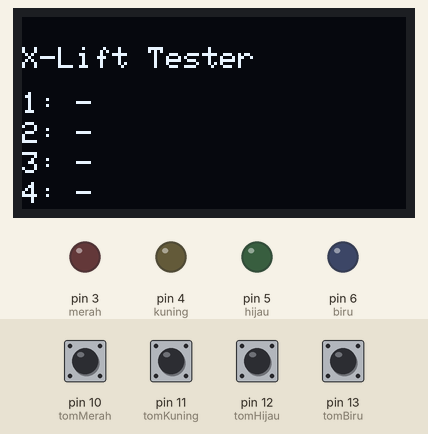
The sketch below on a simulated Arduino Uno, built with avr-gcc and run on an emulated ATmega328P. Shown: 128×64 one-colour display, output pins drawn as LEDs (lit = HIGH). The inputs (shaded band) are chosen by the test bench; at power-on: pin 10 (tomMerah), pin 11 (tomKuning), pin 12 (tomHijau), pin 13 (tomBiru) HIGH.

Above: at 1.8 s.
1.9 s: pin 10 (tomMerah) pulled LOW for 0.15 s
At 2.5 s:
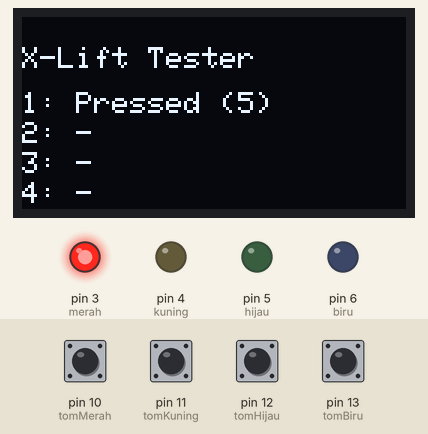
5.0 s: pin 11 (tomKuning) pulled LOW for 0.15 s
At 7.8 s:
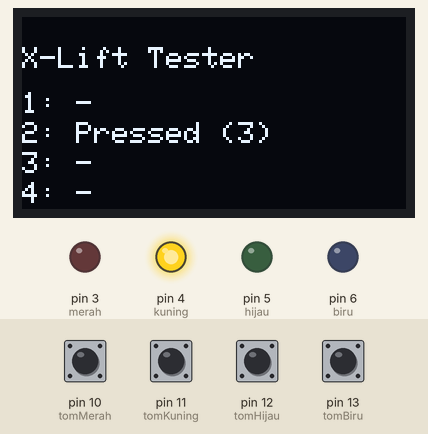
8.1 s: pin 12 (tomHijau) pulled LOW for 0.15 s
At 10.7 s:
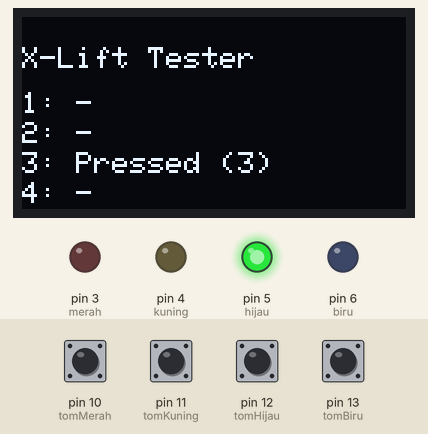
11.2 s: pin 13 (tomBiru) pulled LOW for 0.15 s
At 13.5 s:
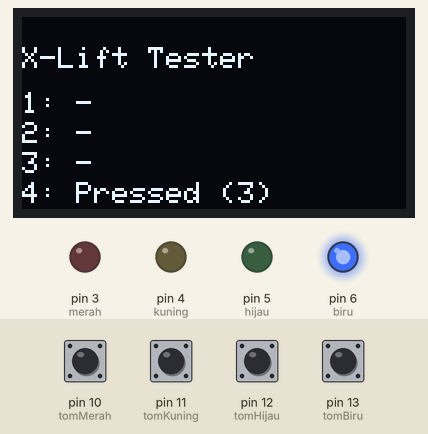
14.3 s: pin 10 (tomMerah) pulled LOW for 1 s
At 15.0 s:
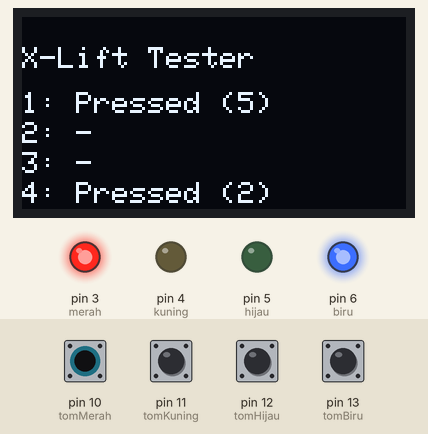
15.9 s: pin 11 (tomKuning) pulled LOW for 1 s
At 16.8 s:
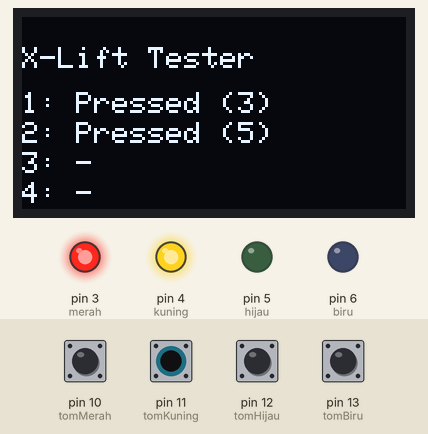
Timing chart, 0 to 22.4 s (numbered marks = the images above; inputs shaded):
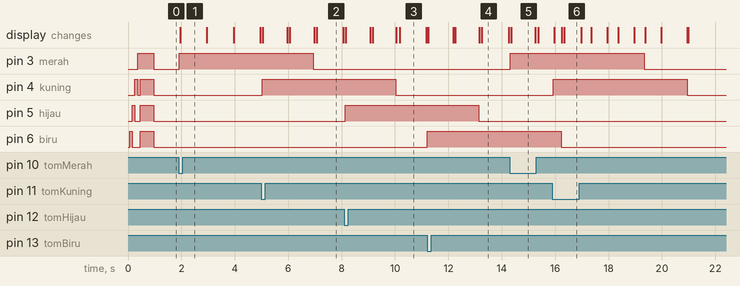

The sketch:

Tester-XLift.ino
```cpp
#include <Adafruit_BusIO_Register.h>
#include <Adafruit_I2CDevice.h>
#include <Adafruit_I2CRegister.h>
#include <Adafruit_SPIDevice.h>

#include <Adafruit_SSD1306.h>
#include <splash.h>

#include <Adafruit_GFX.h>
#include <Adafruit_GrayOLED.h>
#include <Adafruit_SPITFT.h>
#include <Adafruit_SPITFT_Macros.h>
#include <gfxfont.h>

#define SCREEN_WIDTH 128 // OLED display width, in pixels
#define SCREEN_HEIGHT 64 // OLED display height, in pixels

// Declaration for an SSD1306 display connected to I2C (SDA, SCL pins)
#define OLED_RESET     -1 // Reset pin # (or -1 if sharing Arduino reset pin)
Adafruit_SSD1306 display(SCREEN_WIDTH, SCREEN_HEIGHT, &Wire, OLED_RESET);

#define NUMFLAKES     10 // Number of snowflakes in the animation example

#define LOGO_HEIGHT   64
#define LOGO_WIDTH    128

// 'Chinosaurus', 128x64px
const unsigned char logo_bmp [] PROGMEM = {
	0x00, 0x00, 0x00, 0x00, 0x00, 0x00, 0x00, 0x00, 0x00, 0x00, 0x00, 0x00, 0x00, 0x00, 0x00, 0x00,
	0x00, 0x00, 0x00, 0x00, 0x00, 0x00, 0x78, 0x00, 0x00, 0x00, 0x00, 0x00, 0x00, 0x00, 0x00, 0x00,
	0x00, 0x00, 0x00, 0x00, 0x00, 0x00, 0x7e, 0x00, 0x00, 0x00, 0x00, 0x00, 0x00, 0x00, 0x00, 0x00,
	0x00, 0x00, 0x00, 0x00, 0x00, 0x00, 0xff, 0x00, 0x00, 0x00, 0x00, 0x00, 0x00, 0x00, 0x00, 0x00,
	0x00, 0x00, 0x00, 0x00, 0x00, 0x00, 0xff, 0x80, 0x00, 0x00, 0x00, 0x00, 0x00, 0x00, 0x00, 0x00,
	0x00, 0x00, 0x00, 0x00, 0x00, 0x00, 0xff, 0xc0, 0x00, 0x00, 0x00, 0x00, 0x00, 0x00, 0x00, 0x00,
	0x00, 0x00, 0x00, 0x00, 0x00, 0x00, 0xff, 0xff, 0xe0, 0x00, 0x00, 0x00, 0x00, 0x00, 0x00, 0x00,
	0x00, 0x00, 0x00, 0x00, 0x00, 0x00, 0x77, 0xff, 0xf8, 0x00, 0x00, 0x00, 0x00, 0x00, 0x00, 0x00,
	0x00, 0x00, 0x00, 0x00, 0x00, 0x00, 0x7f, 0xff, 0xfe, 0x00, 0x00, 0x00, 0x00, 0x00, 0x00, 0x00,
	0x00, 0x00, 0x00, 0x00, 0x00, 0x00, 0x7f, 0xff, 0xbf, 0x00, 0x00, 0x00, 0x00, 0x00, 0x00, 0x00,
	0x00, 0x00, 0x00, 0x00, 0x00, 0x00, 0xff, 0xff, 0xff, 0x00, 0x00, 0x00, 0x00, 0x00, 0x00, 0x00,
	0x00, 0x00, 0x00, 0x00, 0x00, 0x01, 0xff, 0xff, 0xff, 0x80, 0x00, 0x00, 0x00, 0x00, 0x00, 0x00,
	0x00, 0x00, 0x00, 0x00, 0x00, 0x0f, 0xfe, 0xff, 0xff, 0x80, 0x00, 0x00, 0x00, 0x00, 0x00, 0x00,
	0x00, 0x00, 0x00, 0x00, 0x00, 0x3b, 0xff, 0xff, 0xff, 0xc0, 0x00, 0x00, 0x00, 0x00, 0x00, 0x00,
	0x00, 0x00, 0x00, 0x00, 0x00, 0x37, 0xff, 0xff, 0xff, 0xc0, 0x00, 0x00, 0x00, 0x00, 0x00, 0x00,
	0x00, 0x00, 0x00, 0x00, 0x00, 0x77, 0xff, 0xff, 0xff, 0xe0, 0x00, 0x00, 0x00, 0x00, 0x00, 0x00,
	0x00, 0x00, 0x00, 0x00, 0x00, 0x2f, 0xff, 0xff, 0xff, 0xf8, 0x00, 0x00, 0x00, 0x00, 0x00, 0x00,
	0x00, 0x00, 0x00, 0x00, 0x00, 0x0f, 0xff, 0xff, 0xff, 0xfc, 0x00, 0x00, 0x00, 0x00, 0x00, 0x00,
	0x00, 0x00, 0x00, 0x00, 0x00, 0x1f, 0xff, 0xff, 0xff, 0xfc, 0x00, 0x00, 0x00, 0x00, 0x00, 0x00,
	0x00, 0x00, 0x00, 0x00, 0x00, 0x1f, 0xff, 0xff, 0xff, 0xfe, 0x00, 0x00, 0x00, 0x00, 0x00, 0x00,
	0x00, 0x00, 0x00, 0x00, 0x00, 0x1f, 0xff, 0xff, 0xff, 0xfe, 0x00, 0x00, 0x00, 0x00, 0x00, 0x00,
	0x00, 0x00, 0x00, 0x00, 0x00, 0x1f, 0xff, 0xff, 0xff, 0xff, 0x00, 0x00, 0x00, 0x00, 0x00, 0x00,
	0x00, 0x00, 0x00, 0x00, 0x00, 0x3f, 0xff, 0xff, 0xff, 0xff, 0x00, 0x00, 0x00, 0x00, 0x00, 0x00,
	0x00, 0x00, 0x00, 0x00, 0x00, 0x7f, 0xff, 0xff, 0xf3, 0xff, 0x00, 0x00, 0x00, 0x00, 0x00, 0x00,
	0x00, 0x00, 0x00, 0x00, 0x00, 0xff, 0xff, 0x9f, 0xe3, 0xff, 0x00, 0x00, 0x00, 0x00, 0x00, 0x00,
	0x00, 0x00, 0x00, 0x00, 0x00, 0xdf, 0xff, 0x9f, 0xff, 0xff, 0x00, 0x00, 0x00, 0x00, 0x00, 0x00,
	0x00, 0x00, 0x00, 0x00, 0x00, 0xdf, 0xff, 0x1f, 0xff, 0xff, 0x00, 0x00, 0x00, 0x00, 0x00, 0x00,
	0x00, 0x00, 0x00, 0x00, 0x00, 0xdf, 0xff, 0xff, 0xff, 0xfe, 0x00, 0x00, 0x00, 0x00, 0x00, 0x00,
	0x00, 0x00, 0x00, 0x00, 0x00, 0x1f, 0xff, 0xff, 0xff, 0xfe, 0x00, 0x00, 0x00, 0x00, 0x00, 0x00,
	0x00, 0x00, 0x00, 0x00, 0x00, 0x1f, 0xff, 0xff, 0xff, 0xfe, 0x00, 0x00, 0x00, 0x00, 0x00, 0x00,
	0x00, 0x00, 0x00, 0x00, 0x00, 0x0f, 0xff, 0xff, 0xff, 0xfc, 0x00, 0x00, 0x00, 0x00, 0x00, 0x00,
	0x00, 0x00, 0x00, 0x00, 0x00, 0x0f, 0xff, 0xff, 0xff, 0xfc, 0x00, 0x00, 0x00, 0x00, 0x00, 0x00,
	0x00, 0x00, 0x00, 0x00, 0x00, 0x07, 0xff, 0xff, 0xff, 0xf8, 0x00, 0x00, 0x00, 0x00, 0x00, 0x00,
	0x00, 0x00, 0x00, 0x00, 0x00, 0x07, 0xff, 0xff, 0xff, 0xf8, 0x00, 0x00, 0x00, 0x00, 0x00, 0x00,
	0x00, 0x00, 0x00, 0x00, 0x00, 0x03, 0xff, 0xff, 0xff, 0xf8, 0x00, 0x00, 0x00, 0x00, 0x00, 0x00,
	0x00, 0x00, 0x00, 0x00, 0x00, 0x03, 0xff, 0xff, 0xff, 0xf0, 0x00, 0x00, 0x00, 0x00, 0x00, 0x00,
	0x00, 0x00, 0x00, 0x00, 0x00, 0x03, 0xff, 0xff, 0xff, 0xfb, 0x00, 0x00, 0x00, 0x00, 0x00, 0x00,
	0x00, 0x00, 0x00, 0x00, 0x00, 0x03, 0xff, 0xff, 0xff, 0xff, 0x00, 0x00, 0x00, 0x00, 0x00, 0x00,
	0x00, 0x00, 0x00, 0x00, 0x00, 0x03, 0xff, 0xff, 0xff, 0xff, 0x00, 0x00, 0x00, 0x00, 0x00, 0x00,
	0x00, 0x00, 0x00, 0x00, 0x00, 0x03, 0xff, 0xff, 0xff, 0xfe, 0x00, 0x00, 0x00, 0x00, 0x00, 0x00,
	0x00, 0x00, 0x00, 0x00, 0x00, 0x03, 0xff, 0xff, 0xff, 0xff, 0x00, 0x00, 0x00, 0x00, 0x00, 0x00,
	0x00, 0x00, 0x00, 0x00, 0x00, 0x07, 0xef, 0xff, 0xff, 0xff, 0xc0, 0x00, 0x00, 0x00, 0x00, 0x00,
	0x00, 0x00, 0x00, 0x00, 0x00, 0x07, 0xef, 0xff, 0x7f, 0xff, 0xf6, 0x00, 0x00, 0x00, 0x00, 0x00,
	0x00, 0x00, 0x00, 0x00, 0x00, 0x07, 0xef, 0xff, 0xff, 0xff, 0xf8, 0x00, 0x00, 0x00, 0x00, 0x00,
	0x00, 0x00, 0x00, 0x00, 0x00, 0x07, 0x8f, 0xff, 0xf7, 0xff, 0xfe, 0x00, 0x00, 0x00, 0x00, 0x00,
	0x00, 0x00, 0x00, 0x00, 0x00, 0x07, 0xff, 0xff, 0x0f, 0xff, 0xff, 0x00, 0x00, 0x00, 0x00, 0x00,
	0x00, 0x00, 0x00, 0x00, 0x00, 0x07, 0xff, 0xff, 0xff, 0xff, 0xff, 0x80, 0x00, 0x00, 0x00, 0x00,
	0x00, 0x00, 0x00, 0x00, 0x00, 0x07, 0xff, 0xff, 0xff, 0xff, 0xff, 0x80, 0x00, 0x00, 0x00, 0x00,
	0x00, 0x00, 0x00, 0x00, 0x00, 0x07, 0xff, 0xff, 0xff, 0xff, 0xff, 0x80, 0x00, 0x00, 0x00, 0x00,
	0x00, 0x00, 0x00, 0x00, 0x00, 0x03, 0xff, 0xff, 0xff, 0xff, 0xff, 0x80, 0x00, 0x00, 0x00, 0x00,
	0x00, 0x00, 0x00, 0x00, 0x00, 0x03, 0xff, 0xff, 0xff, 0xff, 0xff, 0x80, 0x00, 0x00, 0x00, 0x00,
	0x00, 0x00, 0x00, 0x00, 0x00, 0x03, 0xff, 0xff, 0xff, 0xff, 0xff, 0x80, 0x00, 0x00, 0x00, 0x00,
	0x00, 0x00, 0x00, 0x00, 0x00, 0x01, 0xff, 0xff, 0xff, 0xff, 0xff, 0x80, 0x00, 0x00, 0x00, 0x00,
	0x00, 0x00, 0x00, 0x00, 0x00, 0x00, 0xff, 0xff, 0xff, 0xff, 0xff, 0x80, 0x00, 0x00, 0x00, 0x00,
	0x00, 0x00, 0x00, 0x00, 0x00, 0x00, 0x7f, 0xff, 0xff, 0xff, 0xff, 0x80, 0x00, 0x00, 0x00, 0x00,
	0x00, 0x00, 0x00, 0x00, 0x00, 0x00, 0x3f, 0xff, 0xff, 0xff, 0xff, 0x80, 0x00, 0x00, 0x00, 0x00,
	0x00, 0x00, 0x00, 0x00, 0x00, 0x00, 0x0f, 0xff, 0xff, 0xff, 0xff, 0x80, 0x00, 0x00, 0x00, 0x00,
	0x00, 0x00, 0x00, 0x00, 0x00, 0x00, 0x18, 0x73, 0xff, 0xff, 0xff, 0x80, 0x00, 0x00, 0x00, 0x00,
	0x00, 0x00, 0x00, 0x00, 0x00, 0x00, 0x0f, 0xc1, 0xff, 0x03, 0xff, 0x80, 0x00, 0x00, 0x00, 0x00,
	0x00, 0x00, 0x00, 0x00, 0x00, 0x00, 0x0f, 0xe1, 0xff, 0x00, 0x00, 0x00, 0x00, 0x00, 0x00, 0x00,
	0x00, 0x00, 0x00, 0x00, 0x00, 0x00, 0x0f, 0xe1, 0xff, 0x00, 0x00, 0x00, 0x00, 0x00, 0x00, 0x00,
	0x00, 0x00, 0x00, 0x00, 0x00, 0x00, 0x1f, 0xe1, 0xff, 0x00, 0x00, 0x00, 0x00, 0x00, 0x00, 0x00,
	0x00, 0x00, 0x00, 0x00, 0x00, 0x00, 0x0f, 0x01, 0xfc, 0x00, 0x00, 0x00, 0x00, 0x00, 0x00, 0x00,
	0x00, 0x00, 0x00, 0x00, 0x00, 0x00, 0x00, 0x00, 0x00, 0x00, 0x00, 0x00, 0x00, 0x00, 0x00, 0x00
};


int biru = 6;
int hijau = 5;
int kuning = 4;
int merah = 3;

int tomBiru = 13;
int tomHijau = 12;
int tomKuning = 11;
int tomMerah = 10;

int timeDelay = 100;

int pertama = 0;

unsigned long timBiru = 0;
unsigned long timHijau = 0;
unsigned long timKuning = 0;
unsigned long timMerah = 0;

void setup() {
  pinMode(biru, OUTPUT);
  pinMode(hijau, OUTPUT);
  pinMode(kuning, OUTPUT);
  pinMode(merah, OUTPUT);

  pinMode(tomBiru, INPUT_PULLUP);
  pinMode(tomHijau, INPUT_PULLUP);
  pinMode(tomKuning, INPUT_PULLUP);
  pinMode(tomMerah, INPUT_PULLUP);

  // SSD1306_SWITCHCAPVCC = generate display voltage from 3.3V internally
  if(!display.begin(SSD1306_SWITCHCAPVCC, 0x3C)) {
    Serial.println(F("SSD1306 allocation failed"));
    for(;;); // Don't proceed, loop forever
  }

  // testdrawbitmap();
}

void loop() {
  timer_display();
  if (pertama == 0) {
    start();
    pertama = 1;
  }

  if (digitalRead(tomBiru) == LOW) {
    if (timBiru == 0) {
      timBiru = millis();
      digitalWrite(biru, HIGH);
    }
  } else {
    if ( millis() - timBiru > 5000 ) {
      digitalWrite(biru, LOW);
      timBiru = 0;
    }
  }

  if (digitalRead(tomHijau) == LOW) {
    if (timHijau == 0) {
      timHijau = millis();
      digitalWrite(hijau, HIGH);
    }
  } else {
    if ( millis() - timHijau > 5000 ) {
      digitalWrite(hijau, LOW);
      timHijau = 0;
    }
  }

  if (digitalRead(tomKuning) == LOW) {
    if (timKuning == 0) {
      timKuning = millis();
      digitalWrite(kuning, HIGH);
    }
  } else {
    if ( millis() - timKuning > 5000 ) {
      digitalWrite(kuning, LOW);
      timKuning = 0;
    }
  }

  if (digitalRead(tomMerah) == LOW) {
    if (timMerah == 0) {
      timMerah = millis();
      digitalWrite(merah, HIGH);
    }
  } else {
    if ( millis() - timMerah > 5000 ) {
      digitalWrite(merah, LOW);
      timMerah = 0;
    }
  }
}

void start() {
  digitalWrite(biru, HIGH);
  delay(timeDelay);
  digitalWrite(biru, LOW);
  digitalWrite(hijau, HIGH);
  delay(timeDelay);
  digitalWrite(hijau, LOW);
  digitalWrite(kuning, HIGH);
  delay(timeDelay);
  digitalWrite(kuning, LOW);
  digitalWrite(merah, HIGH);
  delay(timeDelay);
  digitalWrite(merah, LOW);

  digitalWrite(biru, HIGH);
  digitalWrite(hijau, HIGH);
  digitalWrite(kuning, HIGH);
  digitalWrite(merah, HIGH);

  delay(500);

  digitalWrite(biru, LOW);
  digitalWrite(hijau, LOW);
  digitalWrite(kuning, LOW);
  digitalWrite(merah, LOW);
}

void testdrawbitmap(void) {
  display.clearDisplay();

  display.drawBitmap(
    (display.width()  - LOGO_WIDTH ) / 2,
    (display.height() - LOGO_HEIGHT) / 2,
    logo_bmp, LOGO_WIDTH, LOGO_HEIGHT, 1);
  display.display();
  delay(1000);
}

void timer_display() {
  char LCDmsg[17];
  display.clearDisplay();
  display.setTextSize(1);
  display.setTextColor(WHITE);
  display.setCursor(0,10);
  display.println("X-Lift Tester");

  display.setCursor(0,25);
  if (timMerah != 0) {
    if (millis() - timMerah >= 0 && millis() - timMerah < 1000) {
      sprintf(LCDmsg, "1: Pressed (5)");
    } else if (millis() - timMerah >= 1000 && millis() - timMerah < 2000) {
      sprintf(LCDmsg, "1: Pressed (4)");
    } else if (millis() - timMerah >= 2000 && millis() - timMerah < 3000) {
      sprintf(LCDmsg, "1: Pressed (3)");
    } else if (millis() - timMerah >= 3000 && millis() - timMerah < 4000) {
      sprintf(LCDmsg, "1: Pressed (2)");
    } else if (millis() - timMerah >= 4000 && millis() - timMerah < 5000) {
      sprintf(LCDmsg, "1: Pressed (1)");
    }
   } else sprintf(LCDmsg, "1: -");
  display.println(LCDmsg);
  display.setCursor(0,35);
  if (timKuning != 0) {
    if (millis() - timKuning >= 0 && millis() - timKuning < 1000) {
      sprintf(LCDmsg, "2: Pressed (5)");
    } else if (millis() - timKuning >= 1000 && millis() - timKuning < 2000) {
      sprintf(LCDmsg, "2: Pressed (4)");
    } else if (millis() - timKuning >= 2000 && millis() - timKuning < 3000) {
      sprintf(LCDmsg, "2: Pressed (3)");
    } else if (millis() - timKuning >= 3000 && millis() - timKuning < 4000) {
      sprintf(LCDmsg, "2: Pressed (2)");
    } else if (millis() - timKuning >= 4000 && millis() - timKuning < 5000) {
      sprintf(LCDmsg, "2: Pressed (1)");
    }
  } else sprintf(LCDmsg, "2: -");
  display.println(LCDmsg);
  display.setCursor(0,45);
  if (timHijau != 0) {
    if (millis() - timHijau >= 0 && millis() - timHijau < 1000) {
      sprintf(LCDmsg, "3: Pressed (5)");
    } else if (millis() - timHijau >= 1000 && millis() - timHijau < 2000) {
      sprintf(LCDmsg, "3: Pressed (4)");
    } else if (millis() - timHijau >= 2000 && millis() - timHijau < 3000) {
      sprintf(LCDmsg, "3: Pressed (3)");
    } else if (millis() - timHijau >= 3000 && millis() - timHijau < 4000) {
      sprintf(LCDmsg, "3: Pressed (2)");
    } else if (millis() - timHijau >= 4000 && millis() - timHijau < 5000) {
      sprintf(LCDmsg, "3: Pressed (1)");
    }
  } else sprintf(LCDmsg, "3: -");
  display.println(LCDmsg);
  display.setCursor(0,55);
  if (timBiru != 0) {
    if (millis() - timBiru >= 0 && millis() - timBiru < 1000) {
      sprintf(LCDmsg, "4: Pressed (5)");
    } else if (millis() - timBiru >= 1000 && millis() - timBiru < 2000) {
      sprintf(LCDmsg, "4: Pressed (4)");
    } else if (millis() - timBiru >= 2000 && millis() - timBiru < 3000) {
      sprintf(LCDmsg, "4: Pressed (3)");
    } else if (millis() - timBiru >= 3000 && millis() - timBiru < 4000) {
      sprintf(LCDmsg, "4: Pressed (2)");
    } else if (millis() - timBiru >= 4000 && millis() - timBiru < 5000) {
      sprintf(LCDmsg, "4: Pressed (1)");
    }
  } else sprintf(LCDmsg, "4: -");
  display.println(LCDmsg);
  display.display();
}
```

Measured:
- after the input at 1.9 s, pin 3 (merah): LOW → HIGH at once; the display: changes after 0.05 s (image 1)
- after the input at 5.0 s, pin 4 (kuning): LOW → HIGH at once
- after the input at 8.1 s, pin 5 (hijau): LOW → HIGH at once
- after the input at 11.2 s, pin 6 (biru): LOW → HIGH at once
- after the input at 14.3 s, pin 3 (merah): LOW → HIGH at once; the display: changes after 0.05 s (image 5)
- after the input at 15.9 s, pin 4 (kuning): LOW → HIGH at once, → LOW 5.0 s later
- what the display in image 5 shows lasts 1.0 s, from 14.3 s to 15.3 s
